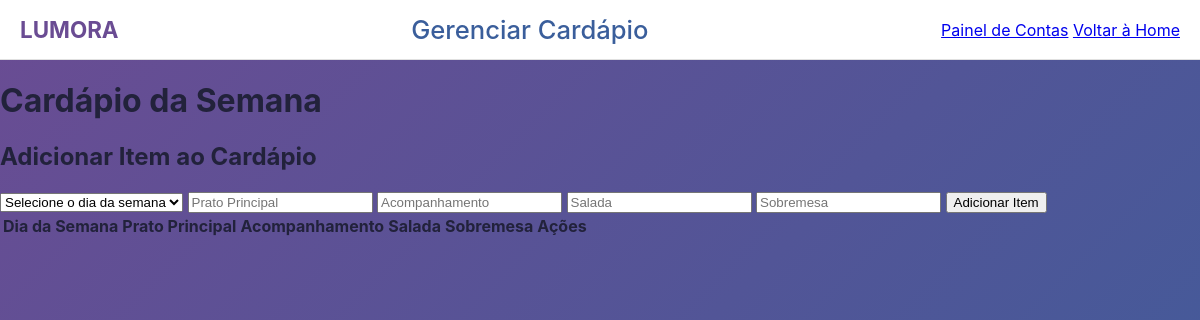
Page /gerenciar_cardapio.php (signed in) on the earlier database version.
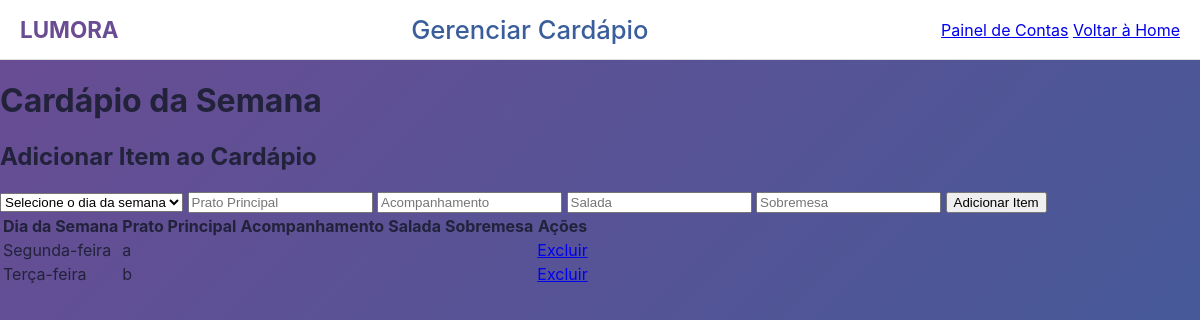
Same page on the later database version.
### tables this page shows
CREATE TABLE IF NOT EXISTS `tb_cardapio` (
  `id` int NOT NULL AUTO_INCREMENT,
  `dia_semana` enum('Segunda-feira','Terça-feira','Quarta-feira','Quinta-feira','Sexta-feira') NOT NULL,
  `prato_principal` varchar(255) NOT NULL,
  `acompanhamento` varchar(255) DEFAULT NULL,
  `salada` varchar(255) DEFAULT NULL,
  `sobremesa` varchar(255) DEFAULT NULL,
  PRIMARY KEY (`id`)
);

### conexao/conexao.php (called while the page is built, shortened)
<?php
class BancodeDados {
    private $host = "localhost";
    private $user = "root";
    private $senha = "";
    private $banco = "gestao_merenda";
	public function conecta(){
        $this->con = mysqli_connect($this->host, $this->user, $this->senha, $this->banco);
    }
}
?>

### gerenciar_cardapio.php (the view, shortened to what this page needs)
<?php
require_once('conexao/conexao.php');
$mysql = new BancodeDados();
$mysql->conecta();
?>
<!DOCTYPE html>
<html lang="pt-br">
<head>
    <link rel="stylesheet" href="css/painelstyle.css">
    <link rel="stylesheet" href="https://cdnjs.cloudflare.com/ajax/libs/font-awesome/6.0.0-beta3/css/all.min.css">
</head>
<body class="body-admin-panel">
    <header class="cabecalho-fixo">
        <div class="logo">
            <a href="index.php"><span>LUMORA</span></a>
        </div>
        <div class="titulo-app">
            <h1>Gerenciar Cardápio</h1>
        </div>
        <div class="menu-container">
             <?php if ($_SESSION['nivel'] === 'admin'): ?>
                <a href="painel_contas.php" class="btn-panel-secondary">Painel de Contas</a>
             <?php endif; ?>
             <a href="index.php" class="btn-panel-secondary">Voltar à Home</a>
        </div>
    </header>
    <div class="admin-panel-container">
        <h1>Cardápio da Semana</h1>
        <div class="cardapio-form">
            <h2>Adicionar Item ao Cardápio</h2>
            <form action="processar_cardapio.php?acao=adicionar" method="post">
                <select name="dia_semana" required>
                    <option value="">Selecione o dia da semana</option>
                </select>
                <input type="text" name="prato_principal" placeholder="Prato Principal" required>
                <input type="text" name="acompanhamento" placeholder="Acompanhamento">
                <input type="text" name="salada" placeholder="Salada">
                <input type="text" name="sobremesa" placeholder="Sobremesa">
                <input type="submit" value="Adicionar Item" class="btn-panel-primary">
            </form>
        </div>
        <div class="table-responsive-panel">
            <table class="product-data-table">
                <thead>
                    <tr>
                        <th>Dia da Semana</th>
                        <th>Prato Principal</th>
                        <th>Acompanhamento</th>
                        <th>Salada</th>
                        <th>Sobremesa</th>
                        <th>Ações</th>
                    </tr>
                </thead>
                <tbody>
                    <?php
                    $sql = "SELECT * FROM tb_cardapio ORDER BY FIELD(dia_semana, 'Segunda-feira', 'Terça-feira', 'Quarta-feira', 'Quinta-feira', 'Sexta-feira')";
                    $query = mysqli_query($mysql->con, $sql);
                    while ($dados = mysqli_fetch_array($query)) :
                    ?>
                        <tr>
                            <td><?php echo htmlspecialchars($dados['dia_semana']); ?></td>
                            <td><?php echo htmlspecialchars($dados['prato_principal']); ?></td>
                            <td><?php echo htmlspecialchars($dados['acompanhamento']); ?></td>
                            <td><?php echo htmlspecialchars($dados['salada']); ?></td>
                            <td><?php echo htmlspecialchars($dados['sobremesa']); ?></td>
                            <td class="actions-cell">
                                <a href="processar_cardapio.php?acao=excluir&id=<?php echo $dados['id']; ?>" onclick="return confirm('Tem certeza que deseja excluir este item?');" class="btn-panel-danger btn-sm">Excluir</a>
                            </td>
                        </tr>
                    <?php endwhile; ?>
                </tbody>
            </table>
        </div>
    </div>
</body>
</html>

### css/painelstyle.css (style rules this page uses)
body { margin: 0; padding: 0; font-family: -apple-system, BlinkMacSystemFont, 'Segoe UI', Roboto, 'Helvetica Neue', Arial, sans-serif; color: #22223B; padding-top: 60px; display: flex; flex-direction: column; min-height: 100vh; background: linear-gradient(135deg, #6A4C93, #3A5E9B); }
.cabecalho-fixo { position: fixed; top: 0; left: 0; width: 100%; height: 60px; background-color: #ffffff; border-bottom: 1px solid #e0e0e0; display: flex; justify-content: space-between; align-items: center; padding: 0 20px; z-index: 1000; box-sizing: border-box; }
.cabecalho-fixo .logo a { text-decoration: none; }
.cabecalho-fixo .logo span { font-size: 1.4em; font-weight: bold; color: #6A4C93; }
.cabecalho-fixo .titulo-app h1 { font-size: 1.6em; margin: 0; color: #3A5E9B; font-weight: 500; }

Differences in the rows shown:
added tb_cardapio: dia_semana "Segunda-feira", prato_principal "a"
added tb_cardapio: dia_semana "Terça-feira", prato_principal "b"
